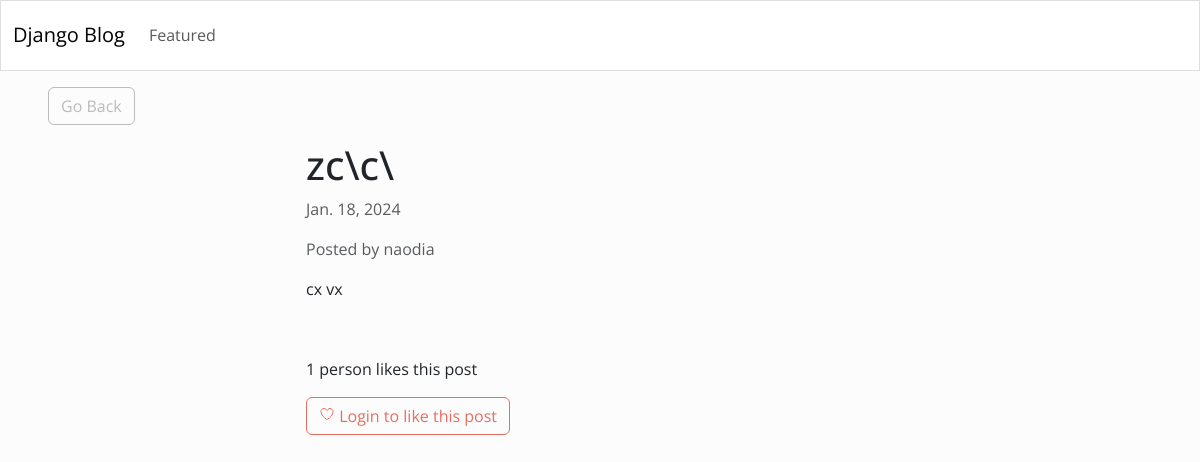
Screenshot of /3/ with the database file from the repository.
### blog/models.py (models this page shows)
class Article(models.Model):
	title = models.CharField(max_length=255)
	content = HTMLField()
	date = models.DateField(auto_now_add=True)
	author = models.ForeignKey(User, on_delete=models.CASCADE)
	featured = models.BooleanField(default=False)
	likes = models.ManyToManyField(User, related_name='likes', blank=True)

### blog/views.py (the view)
# urls.py: path('<int:pk>/', DetailArticleView.as_view(), name='detail_article'),
class DetailArticleView(DetailView):
	model = Article
	template_name = 'blog/blog_post.html'
	def get_context_data(self, *args, **kwargs):
		context = super(DetailArticleView, self).get_context_data(*args, **kwargs)
		context['liked_by_user'] = False
		article = Article.objects.get(id=self.kwargs.get('pk'))
		if article.likes.filter(pk=self.request.user.id).exists():
			context['liked_by_user'] = True
		return context

### blog/templates/blog/blog_post.html (shortened to what this page needs)
{% extends 'blog/base.html' %}
{% block content %}
<div class="row">
	<div class="col-md-4 col-12 mx-md-5 mx-2 mt-md-3 my-3">
		<a class="btn btn-outline-secondary" href="{% url 'index' %}">Go Back</a>
	</div>
</div>
<div class="row">
	<div class="col-md-6 col-11 mx-md-auto mb-3 pb-2 mx-3">
		<h1>{{ object.title }}</h1>
		<p class="text-muted">{{ object.date }}</p>
		<p class="text-muted">Posted by {{ object.author.username }}</p>
		<div>
			{{ object.content|safe }}
		</div>
	</div>
</div>
<div class="row my-3">
	<div class="col-md-6 col-12 mx-md-auto mx-3">
		{% if object.likes.count == 1 %}
			<p>{{ object.likes.count }} person likes this post</p>
		{% else %}
			<p>{{ object.likes.count }} people like this post</p>
		{% endif %}
		{% if request.user.is_authenticated %}
			{% if liked_by_user %}
				<form method="POST" action="{% url 'like_article' object.id %}">
					{% csrf_token %}
					<button class="btn btn-outline-primary"><ion-icon name="heart-dislike-outline"></ion-icon> Unlike this post</button>
				</form>
			{% else %}
				<form method="POST" action="{% url 'like_article' object.id %}">
					{% csrf_token %}
					<button class="btn btn-outline-primary"><ion-icon name="heart-outline"></ion-icon> Like this post</button>
				</form>
			{% endif %}
		{% else %}
			<button class="btn btn-outline-primary" disabled><ion-icon name="heart-outline"></ion-icon> Login to like this post</button>
		{% endif %}
	</div>
</div>
{% endblock content %}

### rows the page displays
Article: title "zc\\c\\", date "Jan. 18, 2024", author.username "naodia", content "cx vx", likes.count "1"
